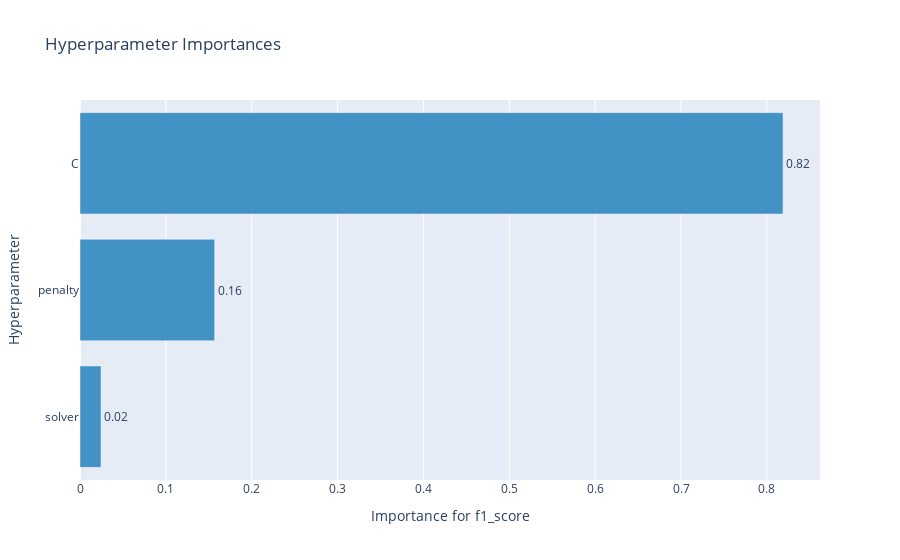

Notebook code for this chart:
### Code cell
optuna.visualization.plot_param_importances(study, target_name="f1_score")

### Figure 1 — Plotly figure (JSON) as saved in the notebook; plotly's stock layout.template omitted (floating-point values rounded to 4 significant figures)
{"data": [{"cliponaxis": false, "hovertemplate": ["solver (CategoricalDistribution): 0.024468294177943526<extra></extra>", "penalty (CategoricalDistribution): 0.1567714443664525<extra></extra>", "C (FloatDistribution): 0.818760261455604<extra></extra>"], "marker": {"color": "rgb(66,146,198)"}, "orientation": "h", "text": ["0.02", "0.16", "0.82"], "textposition": "outside", "type": "bar", "x": [0.02447, 0.1568, 0.8188], "y": ["solver", "penalty", "C"]}], "layout": {"showlegend": false, "title": {"text": "Hyperparameter Importances"}, "xaxis": {"title": {"text": "Importance for f1_score"}}, "yaxis": {"title": {"text": "Hyperparameter"}}}}
